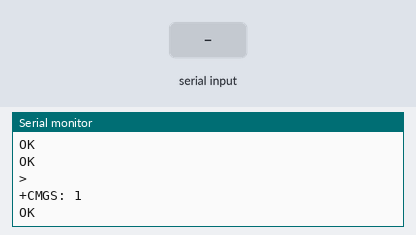
A sketch run on a simulated Arduino Uno, built with avr-gcc and run on an emulated ATmega328P. Shown: the last lines printed to the serial monitor. The test bench sets the inputs (shaded band). The modem accepts every AT command (registered, SIM ready, sends succeed) and sends nothing else.

Above: at 16.8 s.
16.9 s: "1" received over the second serial link
At 17.7 s:
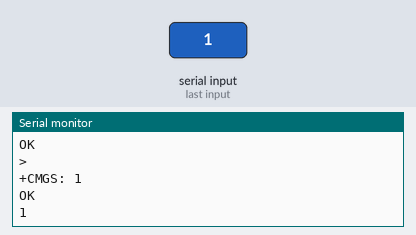
18.6 s: "0" received over the second serial link
At 20.0 s:
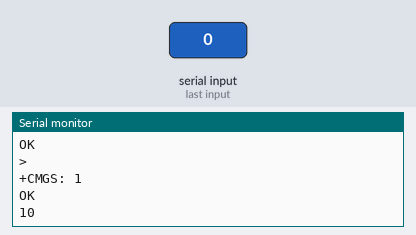

The sketch:

gsm_testing_code.ino
```cpp
#include <SoftwareSerial.h>
//Create software serial object to communicate with SIM800L
SoftwareSerial mySerial(11,10); //SIM800L Tx & Rx is connected to Arduino #11 & #10
void setup()
{
  //Begin serial communication with Arduino and Arduino IDE (Serial Monitor)
  Serial.begin(9600);
  //Begin serial communication with Arduino and SIM800L
  mySerial.begin(9600);
  Serial.println("Initializing...");
  delay(1000);
  mySerial.println("AT"); //Once the handshake test is successful, it will back to OK
  updateSerial();
  mySerial.println("AT+CSQ"); //Signal quality test, value range is 0-31 , 31 is the best
  updateSerial();
  mySerial.println("AT+CCID"); //Read SIM information to confirm whether the SIM is plugged
  updateSerial();
  mySerial.println("AT+CFUN = 0");
  updateSerial();
  delay(5000);
  mySerial.println("AT+CFUN = 1");
  updateSerial();
  delay(1000);
  mySerial.println("AT+CREG?"); //Check whether it has registered in the network. (0,1) means registered
  updateSerial();
  mySerial.println("AT");
  updateSerial();
  mySerial.println("AT+CMGF=1");
  updateSerial();
  mySerial.println("AT+CMGS=\"+919985172319\"");
  delay(1000);
  mySerial.print("SMS FROM SIM 800L");
  updateSerial();
  mySerial.write(26);
  delay(3000);
}
void loop()
{
 updateSerial();
}

void updateSerial()
{
  delay(500);
  while (Serial.available())
  {
    mySerial.write(Serial.read());//Forward what Serial received to Software Serial Port
  }
  while(mySerial.available())
  {
    Serial.write(mySerial.read());//Forward what Software Serial received to Serial Port
  }
}
```

Measured:
- after the input at 16.9 s, the serial monitor: prints a new line after 0.23 s (image 1)
- after the input at 18.6 s, the serial monitor: prints a new line at once (image 2)
